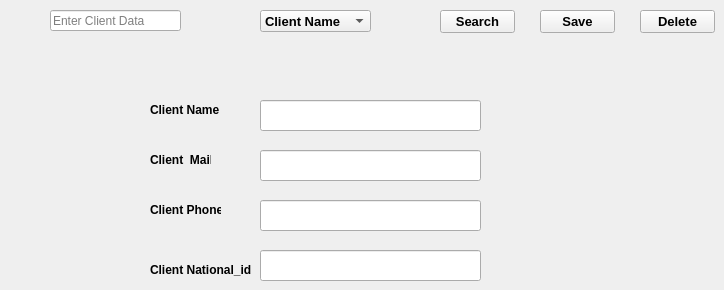
      <widget class="QWidget" name="widget">
       <attribute name="title">
        <string>Edit Or Delete Client</string>
       </attribute>
       <widget class="QComboBox" name="comboBox_8">
        <property name="geometry">
         <rect>
          <x>260</x>
          <y>10</y>
          <width>111</width>
          <height>22</height>
         </rect>
        </property>
        <property name="font">
         <font>
          <family>MS Shell Dlg 2</family>
          <pointsize>10</pointsize>
          <weight>75</weight>
          <bold>true</bold>
         </font>
        </property>
        <item>
         <property name="text">
          <string>Client Name</string>
         </property>
        </item>
        <item>
         <property name="text">
          <string>Client Mail</string>
         </property>
        </item>
        <item>
         <property name="text">
          <string>Client phone</string>
         </property>
        </item>
        <item>
         <property name="text">
          <string>Client Nationa ld</string>
         </property>
        </item>
       </widget>
       <widget class="QLineEdit" name="lineEdit_8">
        <property name="geometry">
         <rect>
          <x>50</x>
          <y>10</y>
          <width>131</width>
          <height>21</height>
         </rect>
        </property>
        <property name="placeholderText">
         <string>Enter Client Data</string>
        </property>
       </widget>
       <widget class="QPushButton" name="pushButton_18">
        <property name="geometry">
         <rect>
          <x>440</x>
          <y>10</y>
          <width>75</width>
          <height>23</height>
         </rect>
        </property>
        <property name="font">
         <font>
          <family>MS Shell Dlg 2</family>
          <pointsize>10</pointsize>
          <weight>75</weight>
          <bold>true</bold>
         </font>
        </property>
        <property name="text">
         <string>Search</string>
        </property>
       </widget>
       <widget class="QPushButton" name="pushButton_19">
        <property name="geometry">
         <rect>
          <x>540</x>
          <y>10</y>
          <width>75</width>
          <height>23</height>
         </rect>
        </property>
        <property name="font">
         <font>
          <family>MS Shell Dlg 2</family>
          <pointsize>10</pointsize>
          <weight>75</weight>
          <bold>true</bold>
         </font>
        </property>
        <property name="text">
         <string>Save</string>
        </property>
       </widget>
       <widget class="QLineEdit" name="lineEdit_20">
        <property name="geometry">
         <rect>
          <x>260</x>
          <y>100</y>
          <width>221</width>
          <height>31</height>
         </rect>
        </property>
       </widget>
       <widget class="QLineEdit" name="lineEdit_21">
        <property name="geometry">
         <rect>
          <x>260</x>
          <y>150</y>
          <width>221</width>
          <height>31</height>
         </rect>
        </property>
       </widget>
       <widget class="QLineEdit" name="lineEdit_22">
        <property name="geometry">
         <rect>
          <x>260</x>
          <y>200</y>
          <width>221</width>
          <height>31</height>
         </rect>
        </property>
       </widget>
       <widget class="QLineEdit" name="lineEdit_23">
        <property name="geometry">
         <rect>
          <x>260</x>
          <y>250</y>
          <width>221</width>
          <height>31</height>
         </rect>
        </property>
       </widget>
       <widget class="QLabel" name="label_29">
        <property name="geometry">
         <rect>
          <x>150</x>
          <y>100</y>
          <width>81</width>
          <height>20</height>
         </rect>
        </property>
        <property name="font">
         <font>
          <family>MS Shell Dlg 2</family>
          <weight>75</weight>
          <bold>true</bold>
         </font>
        </property>
        <property name="text">
         <string>Client Name</string>
        </property>
       </widget>
       <widget class="QLabel" name="label_30">
        <property name="geometry">
         <rect>
          <x>150</x>
          <y>150</y>
          <width>61</width>
          <height>20</height>
         </rect>
        </property>
        <property name="font">
         <font>
          <family>MS Shell Dlg 2</family>
          <weight>75</weight>
          <bold>true</bold>
         </font>
        </property>
        <property name="text">
         <string>Client  Mail</string>
        </property>
       </widget>
       <widget class="QLabel" name="label_31">
        <property name="geometry">
         <rect>
          <x>150</x>
          <y>200</y>
          <width>71</width>
          <height>20</height>
         </rect>
        </property>
        <property name="font">
         <font>
          <family>MS Shell Dlg 2</family>
          <weight>75</weight>
          <bold>true</bold>
         </font>
        </property>
        <property name="text">
         <string>Client Phone</string>
        </property>
       </widget>
       <widget class="QLabel" name="label_32">
        <property name="geometry">
         <rect>
          <x>150</x>
          <y>260</y>
          <width>111</width>
          <height>20</height>
         </rect>
        </property>
        <property name="font">
         <font>
          <family>MS Shell Dlg 2</family>
          <weight>75</weight>
          <bold>true</bold>
         </font>
        </property>
        <property name="text">
         <string>Client National_id</string>
        </property>
       </widget>
       <widget class="QPushButton" name="pushButton_20">
        <property name="geometry">
         <rect>
          <x>640</x>
          <y>10</y>
          <width>75</width>
          <height>23</height>
         </rect>
        </property>
        <property name="font">
         <font>
          <family>MS Shell Dlg 2</family>
          <pointsize>10</pointsize>
          <weight>75</weight>
          <bold>true</bold>
         </font>
        </property>
        <property name="text">
         <string>Delete</string>
        </property>
       </widget>
      </widget>
